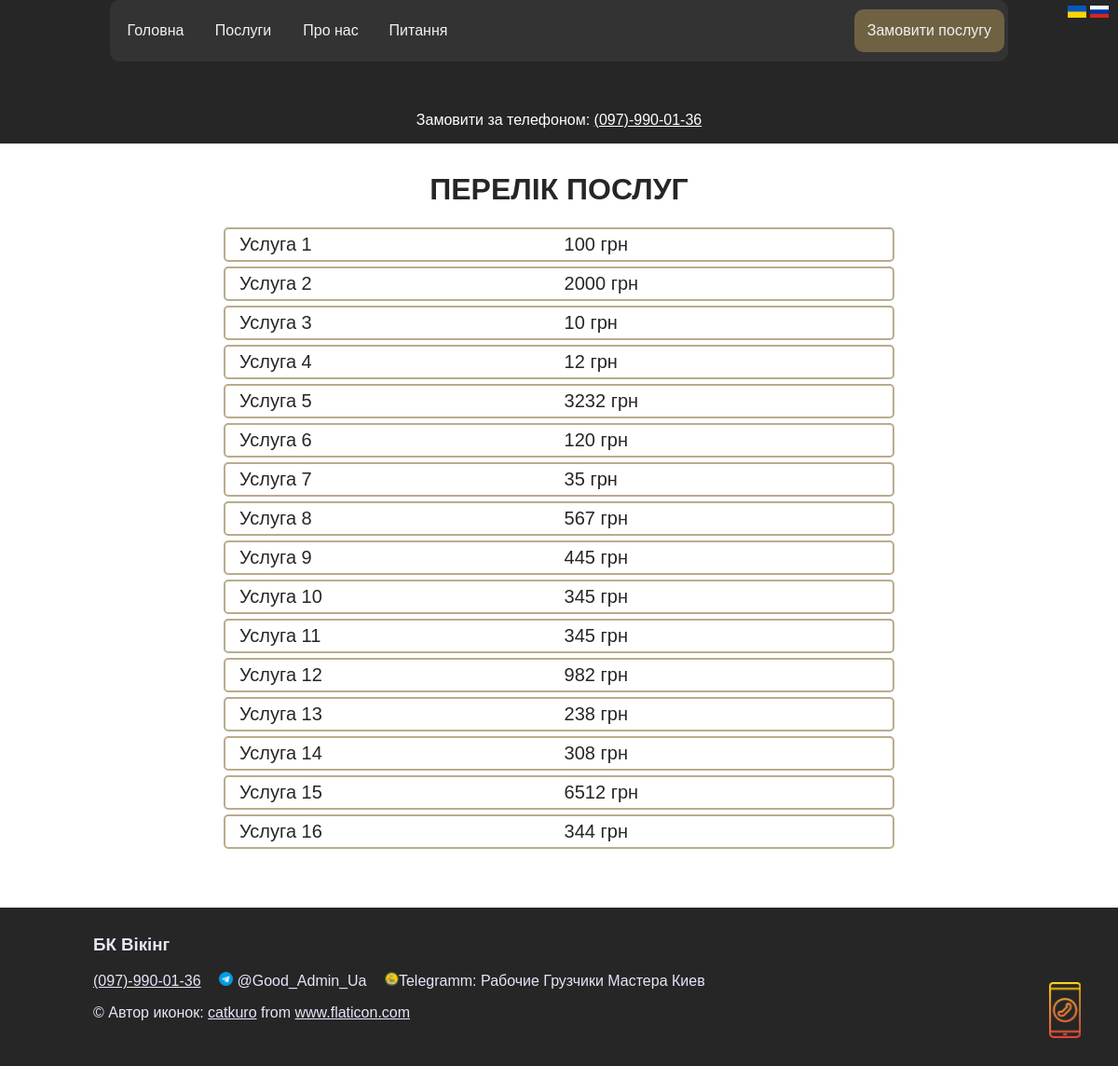
Page /uk/services/ on the earlier database version.
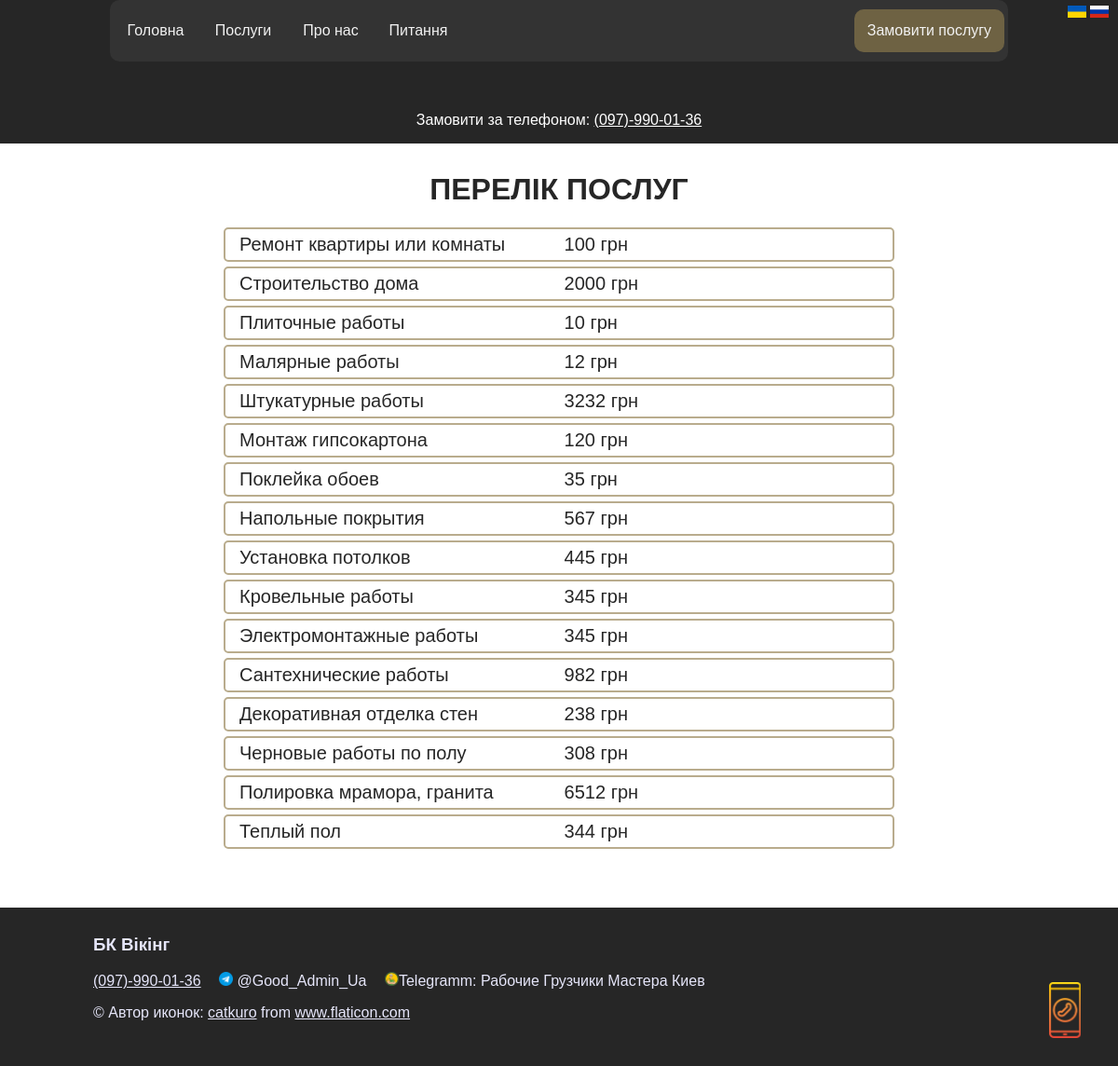
Same page on the later database version.
### main/models.py (models this page shows, shortened)
class ServicesAndPrice(models.Model):
    service = models.TextField(_('Послуга'), max_length=100)
    description = models.TextField(_('Опис'), null=True, blank=True)
    price = models.DecimalField(_('Ціна'), max_digits=6, decimal_places=0)
    si = models.CharField(_('Одиниці виміру'), max_length=20, null=True, blank=True, default='грн')
    image = models.ImageField(_('Зображення'), null=True, blank=True, upload_to='var/www/file_project/media/images/')
    class Meta:
        verbose_name = _('Послуга')
        verbose_name_plural = _('Послуги')

### main/views.py (the view)
# urls.py: path('services/', views.services, name='services'),
def services(request):
    service = ServicesAndPrice.objects.order_by('id')
    return render(request, 'main/services.html', {'service': service})

### main/templates/main/services.html (shortened to what this page needs)
{% extends 'main/base.html' %}
{% load i18n %}
{% block content %}
    <p>{% translate 'Замовити за телефоном:' %} <a href="tel:+380979900136" style="color: white; ">(097)-990-01-36</a></p>
{% endblock %}
{% block contentFullWidth %}
<h1 align="center">{% translate 'ПЕРЕЛІК ПОСЛУГ' %}</h1>
<div class="serviceTabl">
{% for i in service %}
    <a href="{% url 'service_detail' i.id %}" class="serviceAndPriseHref"><div class="serviceAndPrise">
        <div class="service">{{ i.service }}</div>
        <div class="price">{{ i.price }}
            {% if i.si != none %}
                <div style="display: inline">{{ i.si }}</div>
            {% else %}
                <div style="display: inline"></div>
            {% endif %}
        </div>
    </div></a>
{% endfor %}
</div>
{% endblock %}

### main/templates/main/base.html (shortened to what this page needs)
{% load static %}
{% load i18n %}
<!DOCTYPE html>
<html lang="ua">
<head>
    <link rel="stylesheet" type="text/css" href="{% static '/main/style/style.css' %}">
</head>
<body>
<header>
    <div id="foot">
        <nav>
            <a href="{% url 'home' %}">{% translate 'Головна' %}</a>
            <a href="{% url 'services' %}">{% translate 'Послуги' %}</a>
            <a href="{% url 'about' %}">{% translate 'Про нас' %}</a>
            <a href="{% url 'create' %}">{% translate 'Питання' %}</a>
            <a id="order" href="{% url 'order' %}">{% translate 'Замовити послугу' %}</a>
        </nav>
    </div>
</header>
<div id="lang">
    {% get_current_language as LANGUAGE_CODE %}
    {% get_available_languages as LANGUAGES %}
    {% get_language_info_list for LANGUAGES as languages %}
        {% for language in languages %}
            <a href="/{{ language.code }}/" {% if language.code == LANGUAGE_CODE %} class="selected"{% endif %}>
                {% if language.code == 'uk' %}<img id="ua" src="{% static 'main/img/ua.jpg' %}" width="20px" alt="lang">
                {% elif language.code == 'ru' %}<img id="ru" src="{% static 'main/img/ru.png' %}" width="20px" alt="lang">
                {% endif %}
            </a>
        {% endfor %}
</div>
<div class="center">
    {% block content %}{% endblock %}
</div>
<div style="background-color: white; width: 100%">
    <div class="cont">
        {% block contentFullWidth %}{% endblock %}
    </div>
</div>
<div id="pop"></div>
<footer>
    <div>
        <h3>{% translate 'БК Вікінг' %}</h3>
        <p><a href="tel:+380979900136">(097)-990-01-36</a>
        <a href="https://t.me/Good_Admin_Ua" style="text-decoration: none; padding-left: 15px"><img src="{% static 'main/img/telegram.png' %}" alt="telegram" width="15px"> @Good_Admin_Ua</a>
        <a href="https://t.me/joinchat/xZG454sVelk3MDli" style="text-decoration: none; padding-left: 15px"><img src="{% static 'main/img/rab-removebg-preview.png' %}" alt="rabitnik" width="15px">Telegramm: Рабочие Грузчики Мастера Киев</a></p>
    </div>
    <div style="display: table-cell">&#169; Автор иконок: <a href="https://www.flaticon.com/ru/authors/catkuro" title="catkuro">catkuro</a> from <a href="https://www.flaticon.com/ru/" title="Flaticon">www.flaticon.com</a></div>
</footer>
</body>
</html>

### static/main/style/style.css (style rules this page uses)
html { //height: 100%; margin: 0; padding: 0; font-family: sans-serif; background-color: #262626; color: #ffffff; }
body { margin: 0; padding: 0; //background: #262626; min-height:1100px; //text-align: center; }
header { position: static; display: inline-block; width: 100%; height: 100px; margin: 0; top: 0; left: 0; text-align: center; }
#foot { position: fixed; display: block; margin-left: auto; margin-right: auto; width: 100%; }
header nav { display: inline-block; margin-top: 0; overflow: hidden; background-color: #333333; border-radius: 10px; text-align: center; width: 80%; padding: 0 2px; }
header a { display: inline-block; color: #f2f2f2; text-align: center; padding: 14px 5px; text-decoration: none; width: 80px; margin: 10px 2px; float: left; max-height: 100px; transition: background-color 0.5s; border-radius: 10px; }
#order { background-color: #6e6243; color: #f2f2f2; border-radius: 10px; float: right; width: 4cm; }
#lang { right: 10px; top: 5px; position: absolute; }
#lang a { text-decoration: none; color: #E6E6FA; }
.center { display: inline-block; text-align: center; //width: 60%; //padding-right: 20%; //padding-left: 20%; word-wrap: break-word; //min-height: 100vh; }
.serviceTabl { display: block; //width: 60%; //margin-right: auto; //margin-left: auto; }
.serviceAndPrise { display: block; margin-bottom: 5px; border: solid #b9ac8d 2px; border-radius: 5px; padding: 5px 15px; font-size: 20px; transition: box-shadow 0.3s; }
.serviceAndPriseHref { text-decoration: none; color: #262626; }
.service { display: inline-block; min-width: 50%; }
.price { display: inline-block; }
.cont { min-height: 100vh; background-color: white; color: #262626; margin-left: auto; margin-right: auto; padding: 10px 5px; text-align: justify; }
#pop { position: fixed; display: block; bottom: 40px; right: 40px; text-align: center; //font-size: 15px; //color: #262626; height: 50px; transition: right 200ms, bottom 200ms; }
footer { height: 150px; background-color: #262626; width: 100%; color: #E6E6FA; padding: 10px 0; }
footer a { color: #E6E6FA; }
footer div { //display: inline-block; //width: 25%; padding-left: 100px; padding-right: 100px; }

Differences in the rows shown:
changed ServicesAndPrice: service "Услуга 1" → "Ремонт квартиры или комнаты"
changed ServicesAndPrice: service "Услуга 2" → "Строительство дома"
changed ServicesAndPrice: service "Услуга 3" → "Плиточные работы"
changed ServicesAndPrice: service "Услуга 4" → "Малярные работы"
changed ServicesAndPrice: service "Услуга 5" → "Штукатурные работы"
changed ServicesAndPrice: service "Услуга 6" → "Монтаж гипсокартона"
changed ServicesAndPrice: service "Услуга 7" → "Поклейка обоев"
changed ServicesAndPrice: service "Услуга 8" → "Напольные покрытия"
changed ServicesAndPrice: service "Услуга 9" → "Установка потолков"
changed ServicesAndPrice: service "Услуга 10" → "Кровельные работы"
changed ServicesAndPrice: service "Услуга 11" → "Электромонтажные работы"
changed ServicesAndPrice: service "Услуга 12" → "Сантехнические работы"
changed ServicesAndPrice: service "Услуга 13" → "Декоративная отделка стен"
changed ServicesAndPrice: service "Услуга 14" → "Черновые работы по полу"
changed ServicesAndPrice: service "Услуга 15" → "Полировка мрамора, гранита"
changed ServicesAndPrice: service "Услуга 16" → "Теплый пол"
